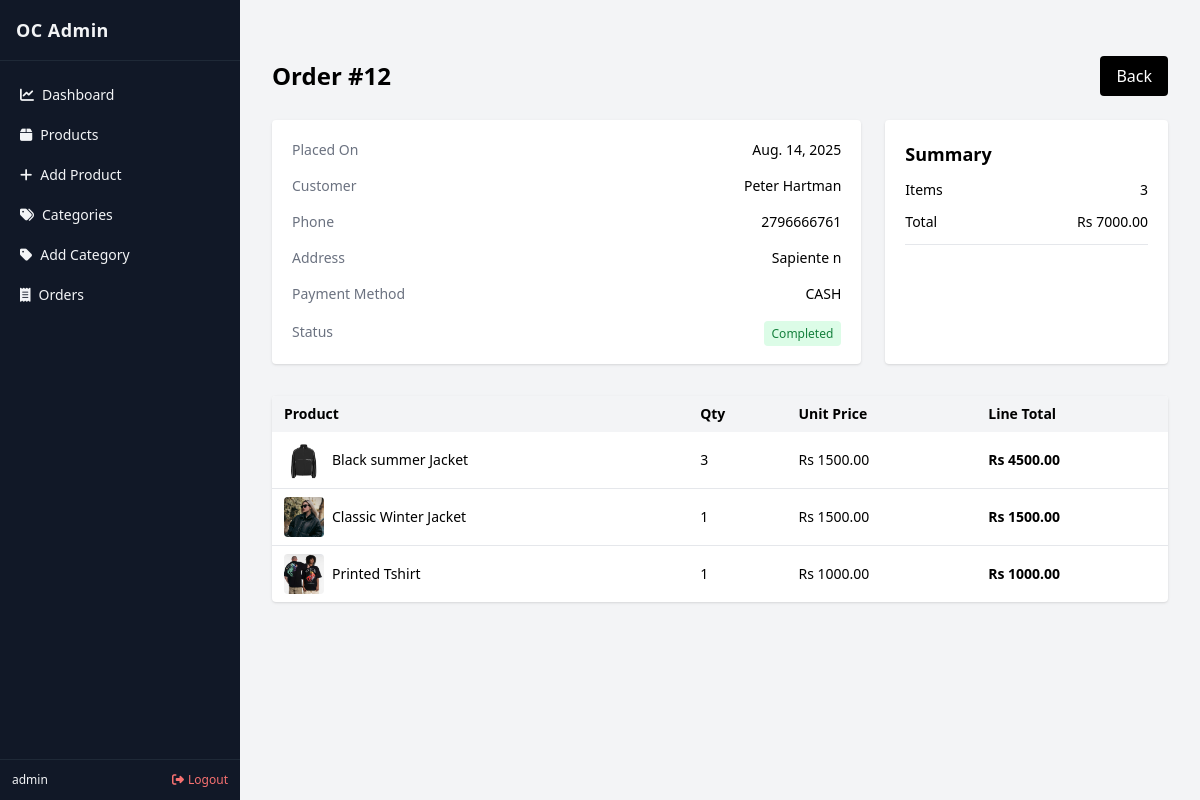
Screenshot of /adminpanel/orders/12/ (signed in) with the database file from the repository.
### store/models.py (models this page shows, shortened)
class Order(models.Model):
    product = models.ForeignKey(Product, on_delete=models.CASCADE, null=True, blank=True)  # legacy unused going forward
    customer = models.ForeignKey(Customer, on_delete=models.CASCADE)
    quantity = models.IntegerField(default=1, blank=True)  # legacy
    address = models.CharField(max_length=100, default='', blank=True)
    phone = models.CharField(max_length=15, blank=True, default='')
    date = models.DateField(default=datetime.datetime.today)
    status = models.BooleanField(default=False)
    total_amount = models.DecimalField(max_digits=12, decimal_places=2, default=0)
    canceled = models.BooleanField(default=False)

class Customer(models.Model):
    first_name = models.CharField(max_length=50)
    last_name = models.CharField(max_length=50)
    phone = models.CharField(max_length=10)
    email = models.EmailField(max_length=100)
    password = models.CharField(max_length=128)  # Should be hashed in production
    def __str__(self):
        return f'{self.first_name} {self.last_name}'

class Payment(models.Model):
    PAYMENT_METHODS = [
        ('cash', 'Cash on Delivery'),
        ('esewa', 'eSewa'),
        ('khalti', 'Khalti'),
    ]
    STATUS_CHOICES = [
        ('pending', 'Pending'),
        ('completed', 'Completed'),
        ('failed', 'Failed'),
    ]
    order = models.OneToOneField(Order, on_delete=models.CASCADE, related_name="payment")
    method = models.CharField(max_length=10, choices=PAYMENT_METHODS)
    amount = models.DecimalField(max_digits=12, decimal_places=2)
    status = models.CharField(max_length=10, choices=STATUS_CHOICES, default='pending')
    transaction_id = models.CharField(max_length=100, blank=True, null=True)
    paid_at = models.DateTimeField(blank=True, null=True)

class OrderItem(models.Model):
    order = models.ForeignKey(Order, on_delete=models.CASCADE, related_name='items')
    product = models.ForeignKey(Product, on_delete=models.CASCADE)
    quantity = models.PositiveIntegerField(default=1)
    price = models.DecimalField(max_digits=10, decimal_places=2)  # snapshot unit price
    def line_total(self):
        return self.price * self.quantity

class Product(models.Model):
    name = models.CharField(max_length=200)
    category = models.ForeignKey(Category, on_delete=models.SET_NULL, null=True)
    gender = models.CharField(max_length=10, choices=[('Men','Men'),('Women','Women'),('Kids','Kids'),('Unisex','Unisex')])
    brand = models.CharField(max_length=100, blank=True, null=True)
    price = models.DecimalField(max_digits=10, decimal_places=2, validators=[MinValueValidator(0)])
    stock = models.PositiveIntegerField(default=0, validators=[MinValueValidator(0)])  # quantity available
    description = models.TextField(blank=True, null=True)
    image = models.ImageField(upload_to='products/')
    is_new = models.BooleanField(default=False)
    is_sale = models.BooleanField(default=False)
    related_products = models.ManyToManyField('self', blank=True, symmetrical=False, related_name='related_to', help_text="Manually picked similar products")

### store/views.py (the view)
# urls.py: path('adminpanel/orders/<int:order_id>/', views.admin_order_detail, name='admin_order_detail'),
@staff_member_required(login_url='/adminpanel/login/')
def admin_order_detail(request, order_id):
    order = get_object_or_404(Order.objects.select_related('customer').prefetch_related('items__product'), id=order_id)
    payment = getattr(order, 'payment', None)
    return render(request, 'admin/order_detail.html', {
        'order': order,
        'payment': payment,
    })

### store/templates/admin/order_detail.html (shortened to what this page needs)
{% extends 'admin/base_admin.html' %}
{% block content %}
<section class="py-8">
  <div class="max-w-4xl mx-auto">
    <div class="flex items-center justify-between mb-6">
      <h1 class="text-2xl font-bold">Order #{{ order.id }}</h1>
      <a href="{% url 'store:admin_orders' %}" class="bg-black text-white px-4 py-2 rounded">Back</a>
    </div>
    <div class="grid md:grid-cols-3 gap-6 mb-8">
      <div class="bg-white p-5 rounded shadow md:col-span-2 space-y-4">
        <div class="flex justify-between items-center">
          <p class="text-sm text-gray-500">Placed On</p>
          <p class="text-sm font-medium">{{ order.date }}</p>
        </div>
        <div class="flex justify-between items-center">
          <p class="text-sm text-gray-500">Customer</p>
          <p class="text-sm font-medium">{{ order.customer }}</p>
        </div>
        <div class="flex justify-between items-center">
          <p class="text-sm text-gray-500">Phone</p>
          <p class="text-sm font-medium">{{ order.phone|default:'-' }}</p>
        </div>
        <div class="flex justify-between items-center">
          <p class="text-sm text-gray-500">Address</p>
          <p class="text-sm font-medium text-right">{{ order.address|default:'-' }}</p>
        </div>
        <div class="flex justify-between items-center">
          <p class="text-sm text-gray-500">Payment Method</p>
          <p class="text-sm font-medium uppercase">{% if payment %}{{ payment.method }}{% else %}-{% endif %}</p>
        </div>
        <div class="flex justify-between items-center">
          <p class="text-sm text-gray-500">Status</p>
          <p>
            {% if order.canceled %}<span class="px-2 py-1 rounded text-xs bg-red-100 text-red-700">Canceled</span>
            {% elif order.status %}<span class="px-2 py-1 rounded text-xs bg-green-100 text-green-700">Completed</span>
            {% else %}<span class="px-2 py-1 rounded text-xs bg-yellow-100 text-yellow-700">Pending</span>{% endif %}
          </p>
        </div>
      </div>
      <div class="bg-white p-5 rounded shadow space-y-3">
        <h2 class="font-semibold text-lg">Summary</h2>
        <div class="flex justify-between text-sm"><span>Items</span><span>{{ order.items.count }}</span></div>
        <div class="flex justify-between text-sm"><span>Total</span><span>Rs {{ order.total_amount }}</span></div>
        <div class="pt-2 border-t">
        </div>
      </div>
    </div>
    <div class="bg-white rounded shadow overflow-hidden">
      <table class="w-full text-sm">
        <thead class="bg-gray-100 text-left">
          <tr>
            <th class="py-2 px-3">Product</th>
            <th class="py-2 px-3">Qty</th>
            <th class="py-2 px-3">Unit Price</th>
            <th class="py-2 px-3">Line Total</th>
          </tr>
        </thead>
        <tbody>
        {% for item in order.items.all %}
          <tr class="border-b last:border-0">
            <td class="py-2 px-3 flex items-center gap-2">
              <img src="{{ item.product.image.url }}" class="w-10 h-10 object-cover rounded" />
              <span class="font-medium">{{ item.product.name }}</span>
            </td>
            <td class="py-2 px-3">{{ item.quantity }}</td>
            <td class="py-2 px-3">Rs {{ item.price }}</td>
            <td class="py-2 px-3 font-semibold">Rs {{ item.line_total }}</td>
          </tr>
        {% empty %}
          <tr><td colspan="4" class="py-6 text-center text-gray-500">No items</td></tr>
        {% endfor %}
        </tbody>
      </table>
    </div>
  </div>
</section>
{% endblock %}

### store/templates/admin/base_admin.html (shortened to what this page needs)
<!DOCTYPE html>
<html lang="en">
<head>
  <link rel="stylesheet" href="https://cdnjs.cloudflare.com/ajax/libs/font-awesome/6.5.0/css/all.min.css" />
  <script src="https://cdn.tailwindcss.com"></script>
</head>
<body class="bg-gray-100 min-h-screen flex">
  <aside class="w-60 bg-gray-900 text-gray-100 flex flex-col">
    <div class="px-4 py-4 text-lg font-bold tracking-wide border-b border-gray-800">OC Admin</div>
    <nav class="flex-1 px-2 py-4 space-y-1 text-sm">
  <a href="{% url 'store:admin_dashboard' %}" class="flex items-center gap-2 px-3 py-2 rounded hover:bg-gray-800 {% if request.path == '/panel/dashboard/' %}bg-gray-800{% endif %}"><i class="fa fa-chart-line"></i> Dashboard</a>
  <a href="{% url 'store:admin_products' %}" class="flex items-center gap-2 px-3 py-2 rounded hover:bg-gray-800 {% if '/panel/products' in request.path %}bg-gray-800{% endif %}"><i class="fa fa-box"></i> Products</a>
      <a href="{% url 'store:admin_add_product' %}" class="flex items-center gap-2 px-3 py-2 rounded hover:bg-gray-800"><i class="fa fa-plus"></i> Add Product</a>
  <a href="{% url 'store:admin_categories' %}" class="flex items-center gap-2 px-3 py-2 rounded hover:bg-gray-800 {% if '/panel/categories' in request.path %}bg-gray-800{% endif %}"><i class="fa fa-tags"></i> Categories</a>
      <a href="{% url 'store:admin_add_category' %}" class="flex items-center gap-2 px-3 py-2 rounded hover:bg-gray-800"><i class="fa fa-tag"></i> Add Category</a>
  <a href="{% url 'store:admin_orders' %}" class="flex items-center gap-2 px-3 py-2 rounded hover:bg-gray-800 {% if '/panel/orders' in request.path %}bg-gray-800{% endif %}"><i class="fa fa-receipt"></i> Orders</a>
    </nav>
    <div class="p-3 border-t border-gray-800 text-xs flex items-center justify-between">
      <span class="truncate max-w-[110px]" title="{{ request.user.get_full_name|default:request.user.username }}">{{ request.user.username }}</span>
      <form method="post" action="{% url 'store:logout' %}">{% csrf_token %}<button class="flex items-center gap-1 text-red-400 hover:text-red-300" title="Logout"><i class="fa fa-sign-out-alt"></i><span class="hidden md:inline">Logout</span></button></form>
    </div>
  </aside>
  <main class="flex-1 p-6 overflow-y-auto">
    {% block content %}{% endblock %}
  </main>
</body>
</html>

### rows the page displays
Order: id "12", date "Aug. 14, 2025", customer "Peter Hartman", phone "2796666761", address "Sapiente n", items.count "3", total_amount "7000.00"
Payment: method "CASH"
OrderItem: product.image (picture), product.name "Black summer Jacket", quantity "3", price "1500.00", line_total "4500.00"
OrderItem: product.image (picture), product.name "Classic Winter Jacket", quantity "1", price "1500.00", line_total "1500.00"
OrderItem: product.image (picture), product.name "Printed Tshirt", quantity "1", price "1000.00", line_total "1000.00"

### other values shown
{{ request.user.username }} "admin"
